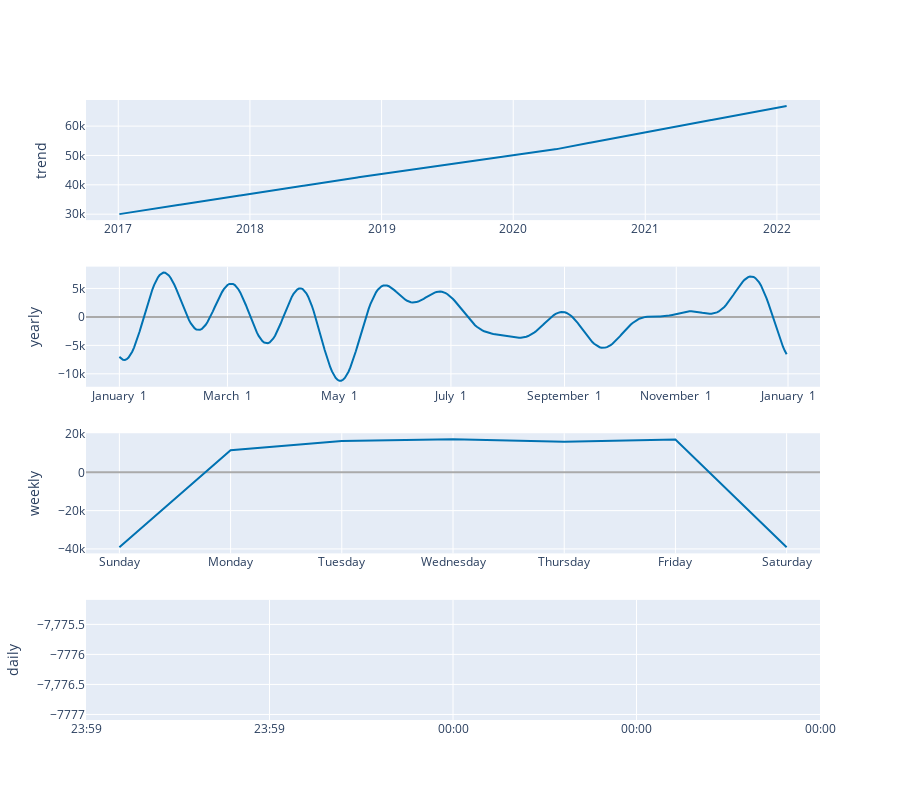

Notebook code for this chart:
### Code cell
plot_components_plotly(m, forecast)

### Figure 1 — Plotly figure (JSON) as saved in the notebook; plotly's stock layout.template omitted (floating-point values rounded to 4 significant figures; data arrays with more than 128 entries replaced by an {"elided": "..."} marker saying what was removed)
{"data": [{"line": {"color": "#0072B2", "width": 2}, "mode": "lines", "name": "trend", "type": "scatter", "x": {"elided": "1590 str values"}, "xaxis": "x", "y": {"elided": "1590 float values"}, "yaxis": "y"}, {"line": {"color": "rgba(0, 114, 178, 0.2)", "width": 0}, "mode": "lines", "name": "trend_upper", "type": "scatter", "x": {"elided": "1590 str values"}, "xaxis": "x", "y": {"elided": "1590 float values"}, "yaxis": "y"}, {"fill": "tonexty", "fillcolor": "rgba(0, 114, 178, 0.2)", "line": {"color": "rgba(0, 114, 178, 0.2)", "width": 0}, "mode": "lines", "name": "trend_lower", "type": "scatter", "x": {"elided": "1590 str values"}, "xaxis": "x", "y": {"elided": "1590 float values"}, "yaxis": "y"}, {"line": {"color": "#0072B2", "width": 2}, "mode": "lines", "name": "yearly", "type": "scatter", "x": {"elided": "365 str values"}, "xaxis": "x2", "y": {"elided": "365 float values"}, "yaxis": "y2"}, {"line": {"color": "#0072B2", "width": 2}, "mode": "lines", "name": "weekly", "type": "scatter", "x": ["2017-01-01T00:00:00", "2017-01-02T00:00:00", "2017-01-03T00:00:00", "2017-01-04T00:00:00", "2017-01-05T00:00:00", "2017-01-06T00:00:00", "2017-01-07T00:00:00"], "xaxis": "x3", "y": [-39190.0, 11560.0, 16360.0, 17290.0, 15960.0, 17190.0, -39170.0], "yaxis": "y3"}, {"line": {"color": "#0072B2", "width": 2}, "mode": "lines", "name": "daily", "type": "scatter", "x": ["2017-01-01T00:00:00"], "xaxis": "x4", "y": [-7776.0], "yaxis": "y4"}], "layout": {"height": 800, "showlegend": false, "width": 900, "xaxis": {"anchor": "y", "domain": [0, 1], "range": ["2016-10-03T12:00:00", "2022-04-30T12:00:00"], "type": "date"}, "xaxis2": {"anchor": "y2", "domain": [0, 1], "range": ["2016-12-13T18:54:02.958904115", "2018-01-18T11:04:57.863013581"], "tickformat": "%B %e", "type": "date"}, "xaxis3": {"anchor": "y3", "domain": [0, 1], "range": ["2016-12-31T16:48:00", "2017-01-07T07:12:00"], "tickformat": "%A", "type": "date"}, "xaxis4": {"anchor": "y4", "domain": [0, 1], "range": ["2017-01-01T00:00:00", "2017-01-01T00:00:00"], "tickformat": "%H:%M", "type": "date"}, "yaxis": {"anchor": "x", "domain": [0.8063, 1], "rangemode": "normal", "title": {"text": "trend"}, "zerolinecolor": "#AAA"}, "yaxis2": {"anchor": "x2", "domain": [0.5375, 0.7312], "title": {"text": "yearly"}, "zerolinecolor": "#AAA"}, "yaxis3": {"anchor": "x3", "domain": [0.2687, 0.4625], "title": {"text": "weekly"}, "zerolinecolor": "#AAA"}, "yaxis4": {"anchor": "x4", "domain": [0, 0.1938], "title": {"text": "daily"}, "zerolinecolor": "#AAA"}}}
